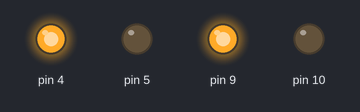
A sketch run on a simulated Arduino Uno, built with avr-gcc and run on an emulated ATmega328P. Parts: output pins drawn as LEDs (lit = HIGH).

Above: at 0.5 s.
At 6.0 s:
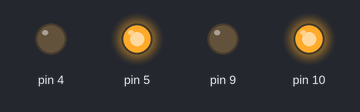
At 11.2 s:
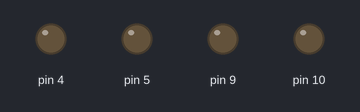
Timing chart, 0 to 15.0 s (numbered marks = the images above):
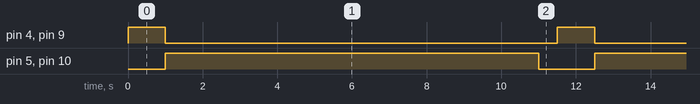

Measured:
- by itself, pin 4, pin 9: alternates HIGH for 1.0 s and LOW for 10.5 s
- by itself, pin 5, pin 10: alternates HIGH for 10.0 s and LOW for 1.5 s
- by itself, everything shown: repeats every 11.5 s, in 3 steps

The sketch:

motor.ino
```cpp
class DCMotor {
  int spd = 255, pin1, pin2;

  public:
    void Pinout(int in1, int in2){
      pin1 = in1;
      pin2 = in2;
      pinMode(pin1, OUTPUT);
      pinMode(pin2, OUTPUT);
    }

    void Speed(int in1){
      spd = in1;
    }

    void Forward(){
      analogWrite(pin1, spd);
      digitalWrite(pin2, LOW);
    }

    void Backward(){
      analogWrite(pin2, spd);
      digitalWrite(pin1, LOW);
    }

    void Stop(){
      digitalWrite(pin1, LOW);
      digitalWrite(pin2, LOW);
    }
  };

DCMotor Motor1, Motor2;
void setup() {
  Motor1.Pinout(4,5);
  Motor2.Pinout(9,10);

}

void loop() {
  Motor1.Speed(255);
  Motor2.Speed(255);
  Motor1.Forward();
  Motor2.Forward();

  delay(1000);
  Motor1.Backward();
  Motor2.Backward();

  delay(10000);
  Motor1.Stop();
  Motor2.Stop();

  delay(500);
}
```
